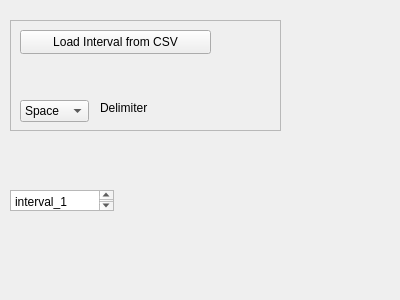
<?xml version="1.0" encoding="UTF-8"?>
<ui version="4.0">
 <class>Digital_Interval_Loader_Widget</class>
 <widget class="QWidget" name="Digital_Interval_Loader_Widget">
  <property name="geometry">
   <rect>
    <x>0</x>
    <y>0</y>
    <width>400</width>
    <height>300</height>
   </rect>
  </property>
  <property name="windowTitle">
   <string>Form</string>
  </property>
  <widget class="QPlainTextEdit" name="data_name_text">
   <property name="geometry">
    <rect>
     <x>10</x>
     <y>190</y>
     <width>104</width>
     <height>21</height>
    </rect>
   </property>
   <property name="plainText">
    <string>interval_1</string>
   </property>
  </widget>
  <widget class="QFrame" name="frame">
   <property name="geometry">
    <rect>
     <x>10</x>
     <y>20</y>
     <width>271</width>
     <height>111</height>
    </rect>
   </property>
   <property name="frameShape">
    <enum>QFrame::Shape::StyledPanel</enum>
   </property>
   <property name="frameShadow">
    <enum>QFrame::Shadow::Raised</enum>
   </property>
   <widget class="QPushButton" name="load_from_csv">
    <property name="geometry">
     <rect>
      <x>10</x>
      <y>10</y>
      <width>191</width>
      <height>24</height>
     </rect>
    </property>
    <property name="text">
     <string>Load Interval from CSV</string>
    </property>
   </widget>
   <widget class="QLabel" name="label_2">
    <property name="geometry">
     <rect>
      <x>90</x>
      <y>80</y>
      <width>51</width>
      <height>16</height>
     </rect>
    </property>
    <property name="text">
     <string>Delimiter</string>
    </property>
   </widget>
   <widget class="QComboBox" name="delimiter_combo">
    <property name="geometry">
     <rect>
      <x>10</x>
      <y>80</y>
      <width>69</width>
      <height>22</height>
     </rect>
    </property>
    <item>
     <property name="text">
      <string>Space</string>
     </property>
    </item>
    <item>
     <property name="text">
      <string>Comma</string>
     </property>
    </item>
   </widget>
  </widget>
 </widget>
 <resources/>
 <connections/>
</ui>
